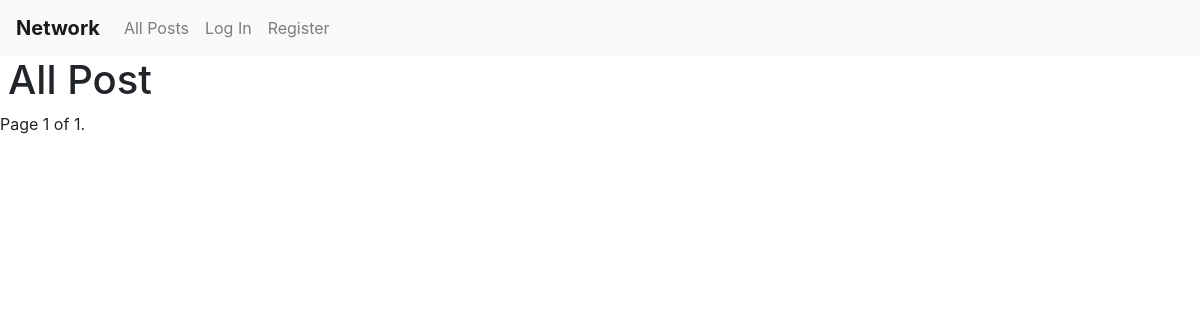
Before: /allPosts with the older database file.
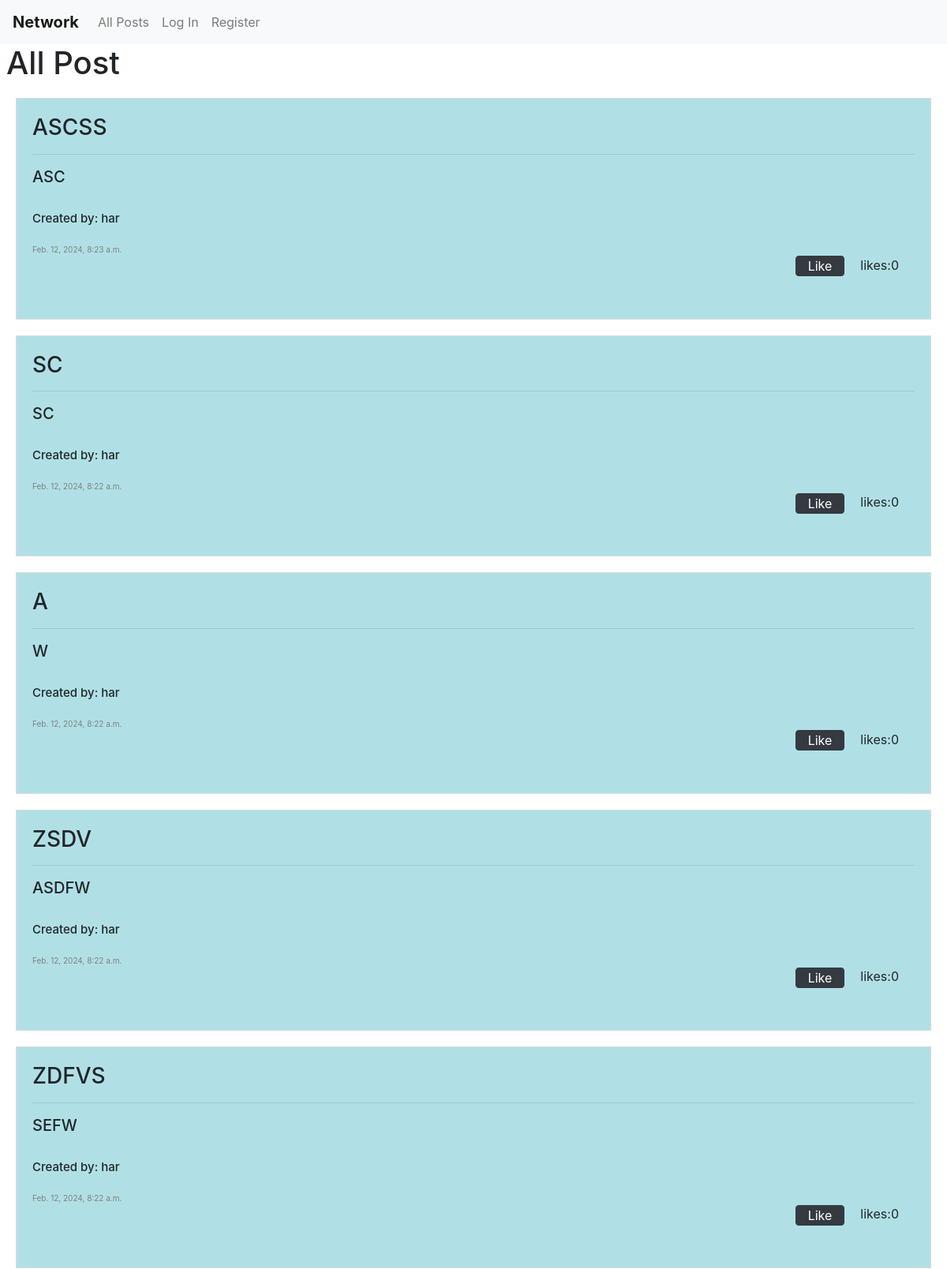
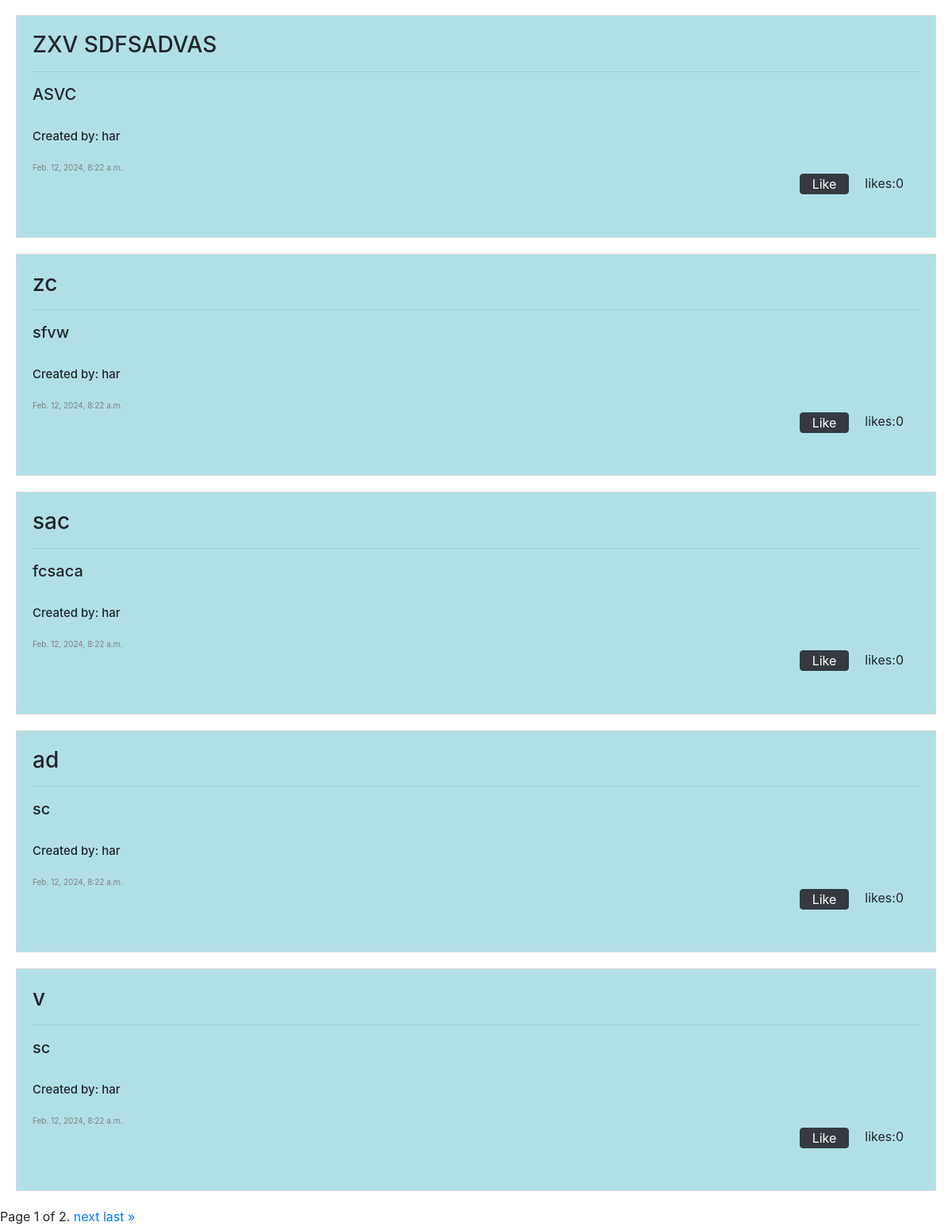
After: the same page with the newer database file (2 pictures, top to bottom).
### network/models.py (models this page shows, shortened)
class Post(models.Model):
    title = models.CharField(max_length=64,default=None)
    text = models.TextField(default=None)
    likes = models.ManyToManyField('User', blank=True, related_name='likes')
    creation_date = models.DateTimeField(null=True, default=None)
    author = models.ForeignKey(User, on_delete=models.CASCADE, related_name="author", default=None)

class User(AbstractUser):
    def __str__(self):
        return self.username

### network/views.py (the view)
# urls.py: path("allPosts", views.allPosts, name="allPosts"),
def allPosts(request):
    posts_list = Post.objects.all().order_by('-creation_date')
    paginator = Paginator(posts_list, 10)
    page_number = request.GET.get('page')
    page_obj = paginator.get_page(page_number)
    return render(request, 'network/allposts.html', {
        'page_obj': page_obj,
        'user' : request.user
        })

### network/templates/network/allposts.html (shortened to what this page needs)
{% extends "network/layout.html" %} {% load static %} {% block new_post %}
<h1 class="ml-2">All Post</h1>
{% for post in page_obj %}
<div class="post" id="{{post.id}}">
  <div class="content">
    <h3>{{post.title}}</h3>
    <hr />
    <div id="text-before{{post.id}}">
      <h5>{{post.text}}</h5>
    </div>
    <br />
    <div class="get-user">
      <h5 style="font-size: 15px" onclick="get_profile('{{post.author.id}}')">
        Created by: {{post.author}}
      </h5>
    </div>
    <div class="date">
      <br />
      {{post.creation_date}}
    </div>
    <div class="right-bottom" style="height: 60px">
      <div class="likes">
        likes:
        <div class="like-count{{post.id}}" style="float: right">
          {{post.like_set.count}}
        </div>
      </div>
      <form
        class="like-form"
        id="{{post.id}}"
        method="post"
        action="{% url 'like' post_id=post.id %}"
        style="float: right"
      >
        {% csrf_token %} {% if user not in post.likes.all %}
        <button class="btn btn-dark like{{post.id}}" type="submit" value="Save">
          Like
        </button>
        {% endif %}
      </form>
    </div>
  </div>
</div>
{% endfor %}
<div class="pagination">
  <span class="step-links">
    <span class="current">
      Page {{ page_obj.number }} of {{ page_obj.paginator.num_pages }}.
    </span>
    {% if page_obj.has_next %}
    <a href="?page={{ page_obj.next_page_number }}">next</a>
    <a href="?page={{ page_obj.paginator.num_pages }}">last &raquo;</a>
    {% endif %}
  </span>
</div>
{% endblock %}

### network/templates/network/layout.html (shortened to what this page needs)
{% load static %}
<!DOCTYPE html>
<html lang="en">
  <head>
    <link
      rel="stylesheet"
      href="https://stackpath.bootstrapcdn.com/bootstrap/4.4.1/css/bootstrap.min.css"
    />
    <link
      rel="stylesheet"
      href="https://cdnjs.cloudflare.com/ajax/libs/font-awesome/4.7.0/css/font-awesome.min.css"
    />
    <link href="{% static 'network/styles.css' %}" rel="stylesheet" />
  </head>
  <body>
    <nav class="navbar navbar-expand-lg navbar-light bg-light">
      <a class="navbar-brand" href="{% url 'index' %}"
        ><strong>Network</strong></a
      >
      <div>
        <ul class="navbar-nav mr-auto">
          <li class="nav-item">
            <a class="nav-link" href="{% url 'allPosts' %}">All Posts</a>
          </li>
          {% if user.is_authenticated %}
          <li class="nav-item">
            <a class="nav-link" href="{% url 'following' %}">Following</a>
          </li>
          <li class="nav-item">
            <a class="nav-link" href="{% url 'logout' %}">Log Out</a>
          </li>
          {% else %}
          <li class="nav-item">
            <a class="nav-link" href="{% url 'login' %}">Log In</a>
          </li>
          <li class="nav-item">
            <a class="nav-link" href="{% url 'register' %}">Register</a>
          </li>
          {% endif %}
        </ul>
      </div>
    </nav>
    <div class="new_post">{% block new_post %} {% endblock %}</div>
  </body>
</html>

### network/static/network/styles.css (style rules this page uses)
.post { background-color: powderblue; border: 1px solid rgb(221, 218, 218); padding: 20px; margin: 20px; }
.date { font-size: 10px; color: gray; }
.likes { float: right; padding: 0px 20px; }
.btn-dark { padding: 0px 15px; }

Changed rows visible on the page:
added Post: title "ASCSS", text "ASC", author "har", creation_date "Feb. 12, 2024, 8:23 a.m.", like_set.count "0"
added Post: title "SC", text "SC", author "har", creation_date "Feb. 12, 2024, 8:22 a.m.", like_set.count "0"
added Post: title "A", text "W", author "har", creation_date "Feb. 12, 2024, 8:22 a.m.", like_set.count "0"
added Post: title "ZSDV", text "ASDFW", author "har", creation_date "Feb. 12, 2024, 8:22 a.m.", like_set.count "0"
added Post: title "ZDFVS", text "SEFW", author "har", creation_date "Feb. 12, 2024, 8:22 a.m.", like_set.count "0"
added Post: title "ZXV SDFSADVAS", text "ASVC", author "har", creation_date "Feb. 12, 2024, 8:22 a.m.", like_set.count "0"
added Post: title "zc", text "sfvw", author "har", creation_date "Feb. 12, 2024, 8:22 a.m.", like_set.count "0"
added Post: title "sac", text "fcsaca", author "har", creation_date "Feb. 12, 2024, 8:22 a.m.", like_set.count "0"
added Post: title "ad", text "sc", author "har", creation_date "Feb. 12, 2024, 8:22 a.m.", like_set.count "0"
added Post: title "v", text "sc", author "har", creation_date "Feb. 12, 2024, 8:22 a.m.", like_set.count "0"
Other visible differences:
{{ page_obj.paginator.num_pages }}: "1" → "2"
text now shown: "next last »"
